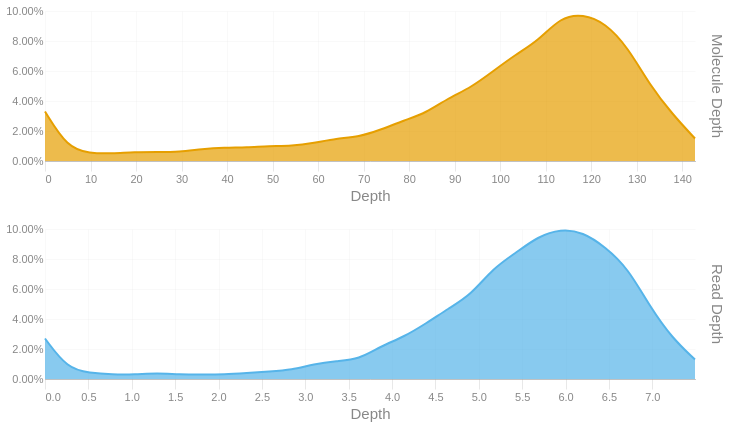

This figure's notebook cell:
### Code cell
readdep = depth_hist(tb['Read Depth'], q99, 3)
readdep = readdep.with_columns(pl.lit('Read Depth').alias('Metric'))
if not SKIPLR:
    moldep = depth_hist(tb['Molecule Depth'], mol_q99, 1)
    moldep = moldep.with_columns(pl.lit('Molecule Depth').alias('Metric'))
    _hist = pl.concat([readdep, moldep])
    _hist = _hist.filter(pl.col('Proportion') != 0)
    with SafeRender(_hist):
        (
            alt.Chart(_hist)        
            .mark_area(interpolate = "basis")
            .encode(
                x=alt.X('Bin:Q').scale(domainMin=0).axis(alt.Axis(title='Depth')),
                y = alt.Y('Proportion:Q', title = None).axis(format = '.2%'),
                color = alt.Color('Metric:N').legend(None),
                row = alt.Row("Metric:N").header(title = None, labelOrient = 'right'),
                tooltip = [
                    alt.Tooltip("Metric:N", title = "Metric"),
                    alt.Tooltip('Interval:N', title = "Depth Interval"),
                    alt.Tooltip('Proportion:Q', title = "% Alignments").format('.2%')
                ]
            )
            .resolve_scale(x='independent', y='independent')
            .properties(
                height = 150, width = 650,
                usermeta={'embedOptions': {'downloadFileName': f'{samplename}.depth.hist'}}
            )
        ).display()
else:
    readdep = readdep.filter(pl.col('Proportion') != 0)
    with SafeRender(readdep):
        (
            alt.Chart(readdep)        
            .mark_area(interpolate = "basis")
            .encode(
                x=alt.X('Bin:Q').scale(domainMin=0).axis(alt.Axis(title='Depth')),
                y = alt.Y('Proportion:Q', title = None).axis(format = '.2%'),
                tooltip = [
                    alt.Tooltip('Interval:N', title = "Depth Interval"),
                    alt.Tooltip('Proportion:Q', title = "% Alignments").format('.2%')
                ]
            )
            .properties(
                usermeta={'embedOptions': {'downloadFileName': f'{samplename}.depth.hist'}}
            )
        ).display()

### Figure 1 — Vega-Lite specification as saved in the notebook (floating-point values rounded to 4 significant figures)
{"width": 650, "height": 150, "config": {"title": {"anchor": "start", "dy": -15, "fontSize": 18, "color": "#888888", "subtitleColor": "#888888", "subtitleFontSize": 14}, "arc": {"fill": "#0072B2"}, "axis": {"domainColor": "#888888", "domainWidth": 0.5, "gridWidth": 0.2, "grid": false, "titleFontWeight": 400, "titleFontSize": 15, "labelFontSize": 11, "labelColor": "#888888", "tickColor": "#888888", "tickWidth": 0.2, "titleColor": "#888888"}, "axisBand": {"grid": false}, "axisX": {"grid": true, "tickSize": 10, "domainCap": "round"}, "axisY": {"domain": false, "grid": true, "tickSize": 0, "domainCap": "round"}, "background": "transparent", "header": {"labelFontSize": 15, "labelColor": "#888888", "titleFontSize": 15, "titleFontWeight": 600, "titleColor": "#888888"}, "legend": {"labelFont": "sans-serif", "labelFontSize": 12, "labelColor": "#888888", "symbolSize": 100, "symbolType": "circle", "titleFontSize": 12, "titlePadding": 10, "titleColor": "#888888", "title": null}, "range": {"category": ["#E69F00", "#56B4E9", "#009E73", "#F0E442", "#0072B2", "#D55E00", "#CC79A7", "#000000"], "diverging": ["#cfe8f3", "#a2d4ec", "#73bfe2", "#46abdb", "#1696d2", "#12719e"]}, "area": {"fill": "#0072B2", "fillOpacity": 0.7, "line": true, "strokeOpacity": 0.7}, "line": {"color": "#0072B2", "stroke": "#0072B2", "strokeWidth": 2}, "trail": {"color": "#0072B2", "stroke": "#0072B2", "strokeWidth": 0, "size": 1}, "point": {"filled": true, "fillOpacity": 1.0, "size": 95}, "text": {"color": "#888888", "fontSize": 11, "align": "right", "fontWeight": 400, "size": 11}, "bar": {"fill": "#0072B2", "stroke": null}, "view": {"stroke": null, "continuousWidth": 660, "continuousHeight": 400}}, "data": {"name": "data-f62d921ab1aef8215191f244bd80bed2"}, "mark": {"type": "area", "interpolate": "basis"}, "encoding": {"color": {"field": "Metric", "legend": null, "type": "nominal"}, "row": {"field": "Metric", "header": {"title": null, "labelOrient": "right"}, "type": "nominal"}, "tooltip": [{"field": "Metric", "title": "Metric", "type": "nominal"}, {"field": "Interval", "title": "Depth Interval", "type": "nominal"}, {"field": "Proportion", "format": ".2%", "title": "% Alignments", "type": "quantitative"}], "x": {"axis": {"title": "Depth"}, "field": "Bin", "scale": {"domainMin": 0}, "type": "quantitative"}, "y": {"axis": {"format": ".2%"}, "field": "Proportion", "title": null, "type": "quantitative"}}, "resolve": {"scale": {"x": "independent", "y": "independent"}}, "usermeta": {"embedOptions": {"downloadFileName": "S3_Waccamaw_1704.depth.hist"}}, "$schema": "https://vega.github.io/schema/vega-lite/v6.1.0.json", "datasets": {"data-f62d921ab1aef8215191f244bd80bed2": [{"Bin": 0.0, "Interval": "0.0-0.258", "Proportion": 0.027, "Metric": "Read Depth"}, {"Bin": 0.258, "Interval": "0.258-0.517", "Proportion": 0.007, "Metric": "Read Depth"}, {"Bin": 0.517, "Interval": "0.517-0.775", "Proportion": 0.004, "Metric": "Read Depth"}, {"Bin": 0.775, "Interval": "0.775-1.033", "Proportion": 0.003, "Metric": "Read Depth"}, {"Bin": 1.033, "Interval": "1.033-1.292", "Proportion": 0.003, "Metric": "Read Depth"}, {"Bin": 1.292, "Interval": "1.292-1.55", "Proportion": 0.004, "Metric": "Read Depth"}, {"Bin": 1.55, "Interval": "1.55-1.808", "Proportion": 0.003, "Metric": "Read Depth"}, {"Bin": 1.808, "Interval": "1.808-2.067", "Proportion": 0.003, "Metric": "Read Depth"}, {"Bin": 2.067, "Interval": "2.067-2.325", "Proportion": 0.003, "Metric": "Read Depth"}, {"Bin": 2.325, "Interval": "2.325-2.583", "Proportion": 0.004, "Metric": "Read Depth"}, {"Bin": 2.583, "Interval": "2.583-2.842", "Proportion": 0.005, "Metric": "Read Depth"}, {"Bin": 2.842, "Interval": "2.842-3.1", "Proportion": 0.006, "Metric": "Read Depth"}, {"Bin": 3.1, "Interval": "3.1-3.358", "Proportion": 0.01, "Metric": "Read Depth"}, {"Bin": 3.358, "Interval": "3.358-3.617", "Proportion": 0.012, "Metric": "Read Depth"}, {"Bin": 3.617, "Interval": "3.617-3.875", "Proportion": 0.013, "Metric": "Read Depth"}, {"Bin": 3.875, "Interval": "3.875-4.133", "Proportion": 0.022, "Metric": "Read Depth"}, {"Bin": 4.133, "Interval": "4.133-4.392", "Proportion": 0.028, "Metric": "Read Depth"}, {"Bin": 4.392, "Interval": "4.392-4.65", "Proportion": 0.037, "Metric": "Read Depth"}, {"Bin": 4.65, "Interval": "4.65-4.908", "Proportion": 0.047, "Metric": "Read Depth"}, {"Bin": 4.908, "Interval": "4.908-5.167", "Proportion": 0.056, "Metric": "Read Depth"}, {"Bin": 5.167, "Interval": "5.167-5.425", "Proportion": 0.074, "Metric": "Read Depth"}, {"Bin": 5.425, "Interval": "5.425-5.683", "Proportion": 0.084, "Metric": "Read Depth"}, {"Bin": 5.683, "Interval": "5.683-5.942", "Proportion": 0.095, "Metric": "Read Depth"}, {"Bin": 5.942, "Interval": "5.942-6.2", "Proportion": 0.1, "Metric": "Read Depth"}, {"Bin": 6.2, "Interval": "6.2-6.458", "Proportion": 0.098, "Metric": "Read Depth"}, {"Bin": 6.458, "Interval": "6.458-6.717", "Proportion": 0.088, "Metric": "Read Depth"}, {"Bin": 6.717, "Interval": "6.717-6.975", "Proportion": 0.074, "Metric": "Read Depth"}, {"Bin": 6.975, "Interval": "6.975-7.233", "Proportion": 0.048, "Metric": "Read Depth"}, {"Bin": 7.233, "Interval": "7.233-7.492", "Proportion": 0.027, "Metric": "Read Depth"}, {"Bin": 7.492, "Interval": "7.492-7.75", "Proportion": 0.013, "Metric": "Read Depth"}, {"Bin": 0.0, "Interval": "0.0-4.9", "Proportion": 0.033, "Metric": "Molecule Depth"}, {"Bin": 4.9, "Interval": "4.9-9.8", "Proportion": 0.009, "Metric": "Molecule Depth"}, {"Bin": 9.8, "Interval": "9.8-14.8", "Proportion": 0.005, "Metric": "Molecule Depth"}, {"Bin": 14.8, "Interval": "14.8-19.7", "Proportion": 0.005, "Metric": "Molecule Depth"}, {"Bin": 19.7, "Interval": "19.7-24.6", "Proportion": 0.006, "Metric": "Molecule Depth"}, {"Bin": 24.6, "Interval": "24.6-29.5", "Proportion": 0.006, "Metric": "Molecule Depth"}, {"Bin": 29.5, "Interval": "29.5-34.5", "Proportion": 0.006, "Metric": "Molecule Depth"}, {"Bin": 34.5, "Interval": "34.5-39.4", "Proportion": 0.008, "Metric": "Molecule Depth"}, {"Bin": 39.4, "Interval": "39.4-44.3", "Proportion": 0.009, "Metric": "Molecule Depth"}, {"Bin": 44.3, "Interval": "44.3-49.2", "Proportion": 0.009, "Metric": "Molecule Depth"}, {"Bin": 49.2, "Interval": "49.2-54.2", "Proportion": 0.01, "Metric": "Molecule Depth"}, {"Bin": 54.2, "Interval": "54.2-59.1", "Proportion": 0.01, "Metric": "Molecule Depth"}, {"Bin": 59.1, "Interval": "59.1-64.0", "Proportion": 0.012, "Metric": "Molecule Depth"}, {"Bin": 64.0, "Interval": "64.0-68.9", "Proportion": 0.015, "Metric": "Molecule Depth"}, {"Bin": 68.9, "Interval": "68.9-73.9", "Proportion": 0.016, "Metric": "Molecule Depth"}, {"Bin": 73.9, "Interval": "73.9-78.8", "Proportion": 0.021, "Metric": "Molecule Depth"}, {"Bin": 78.8, "Interval": "78.8-83.7", "Proportion": 0.027, "Metric": "Molecule Depth"}, {"Bin": 83.7, "Interval": "83.7-88.6", "Proportion": 0.032, "Metric": "Molecule Depth"}, {"Bin": 88.6, "Interval": "88.6-93.6", "Proportion": 0.042, "Metric": "Molecule Depth"}, {"Bin": 93.6, "Interval": "93.6-98.5", "Proportion": 0.049, "Metric": "Molecule Depth"}, {"Bin": 98.5, "Interval": "98.5-103.4", "Proportion": 0.06, "Metric": "Molecule Depth"}, {"Bin": 103.4, "Interval": "103.4-108.3", "Proportion": 0.071, "Metric": "Molecule Depth"}, {"Bin": 108.3, "Interval": "108.3-113.3", "Proportion": 0.08, "Metric": "Molecule Depth"}, {"Bin": 113.3, "Interval": "113.3-118.2", "Proportion": 0.096, "Metric": "Molecule Depth"}, {"Bin": 118.2, "Interval": "118.2-123.1", "Proportion": 0.098, "Metric": "Molecule Depth"}, {"Bin": 123.1, "Interval": "123.1-128.0", "Proportion": 0.092, "Metric": "Molecule Depth"}, {"Bin": 128.0, "Interval": "128.0-133.0", "Proportion": 0.076, "Metric": "Molecule Depth"}, {"Bin": 133.0, "Interval": "133.0-137.9", "Proportion": 0.05, "Metric": "Molecule Depth"}, {"Bin": 137.9, "Interval": "137.9-142.8", "Proportion": 0.031, "Metric": "Molecule Depth"}, {"Bin": 142.8, "Interval": "142.8-147.73", "Proportion": 0.015, "Metric": "Molecule Depth"}]}}
